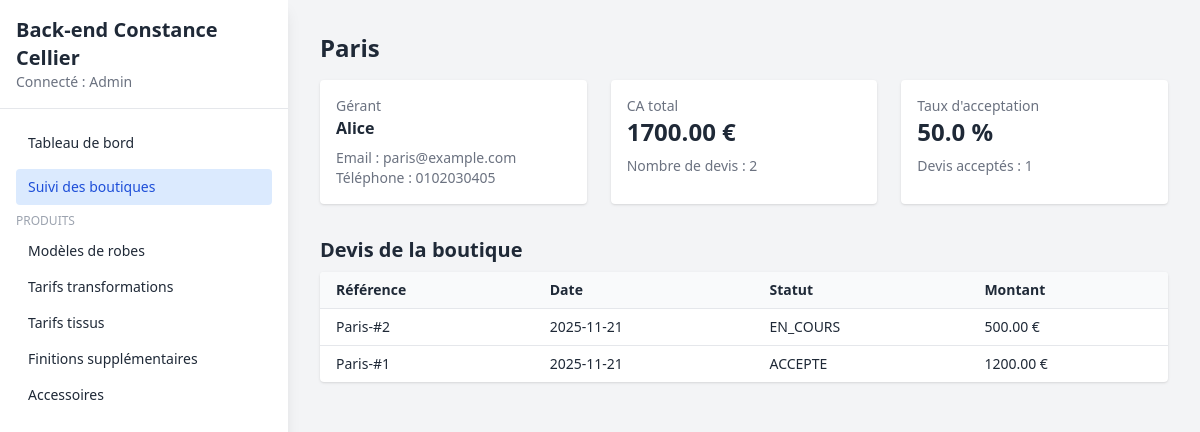
The app's page /admin/boutiques/1 (signed in) with its own data.
### app/models.py (models this page shows)
class User(Base):
    __tablename__ = "users"
    id = Column(Integer, primary_key=True, index=True)
    nom = Column(String, nullable=False)
    email = Column(String, unique=True, index=True, nullable=False)
    mot_de_passe = Column(String, nullable=False)
    type = Column(SAEnum(UserType), nullable=False, default=UserType.ADMIN)

class Boutique(Base):
    __tablename__ = "boutiques"
    id = Column(Integer, primary_key=True, index=True)
    nom = Column(String, nullable=False)
    email = Column(String, unique=True, index=True, nullable=False)
    gerant = Column(String, nullable=True)
    telephone = Column(String, nullable=True)
    adresse = Column(Text, nullable=True)
    statut = Column(SAEnum(BoutiqueStatut), nullable=False, default=BoutiqueStatut.ACTIF)
    date_creation = Column(DateTime, default=datetime.utcnow, nullable=False)
    mot_de_passe_hash = Column(String, nullable=True)  # pour futur front boutique
    doit_changer_mdp = Column(Boolean, default=True, nullable=False)
    devis = relationship("Devis", back_populates="boutique")

class Devis(Base):
    __tablename__ = "devis"
    id = Column(Integer, primary_key=True, index=True)
    boutique_id = Column(Integer, ForeignKey("boutiques.id"), nullable=False)
    numero_boutique = Column(Integer, nullable=False)
    statut = Column(SAEnum(StatutDevis), default=StatutDevis.EN_COURS, nullable=False)
    date_creation = Column(DateTime, default=datetime.utcnow, nullable=False)
    prix_total = Column(Float, default=0.0, nullable=False)
    boutique = relationship("Boutique", back_populates="devis")
    lignes = relationship("LigneDevis", back_populates="devis", cascade="all, delete-orphan")

### app/admin_routes.py (the view)
@router.get("/admin/boutiques/{boutique_id}")
def boutique_detail(
    boutique_id: int,
    request: Request,
    db: Session = Depends(get_db),
    admin: models.User = Depends(get_current_admin),
):
    boutique = db.query(models.Boutique).get(boutique_id)
    if not boutique:
        return RedirectResponse(url="/admin/boutiques", status_code=302)
    devis = (
        db.query(models.Devis)
        .filter(models.Devis.boutique_id == boutique.id)
        .order_by(models.Devis.date_creation.desc())
        .all()
    )
    total_ca = sum(d.prix_total for d in devis)
    nb_devis = len(devis)
    nb_acceptes = len([d for d in devis if d.statut == models.StatutDevis.ACCEPTE])
    taux_acceptation = (nb_acceptes / nb_devis * 100) if nb_devis else 0
    return templates.TemplateResponse(
        "admin_boutique_detail.html",
        {
            "request": request,
            "admin": admin,
            "boutique": boutique,
            "devis": devis,
            "total_ca": total_ca,
            "nb_devis": nb_devis,
            "nb_acceptes": nb_acceptes,
            "taux_acceptation": taux_acceptation,
            "page": "boutiques",
        },
    )

### app/templates/admin_boutique_detail.html (shortened to what this page needs)
{% extends "base.html" %}
{% block content %}
<h1 class="text-2xl font-bold mb-4">{{ boutique.nom }}</h1>
<div class="grid grid-cols-1 md:grid-cols-3 gap-6 mb-8">
    <div class="bg-white rounded shadow p-4">
        <p class="text-sm text-gray-500">Gérant</p>
        <p class="font-semibold">{{ boutique.gerant or '-' }}</p>
        <p class="text-sm text-gray-500 mt-2">Email : {{ boutique.email }}</p>
        <p class="text-sm text-gray-500">Téléphone : {{ boutique.telephone or '-' }}</p>
    </div>
    <div class="bg-white rounded shadow p-4">
        <p class="text-sm text-gray-500">CA total</p>
        <p class="text-2xl font-bold">{{ '%.2f'|format(total_ca) }} €</p>
        <p class="text-sm text-gray-500 mt-2">Nombre de devis : {{ nb_devis }}</p>
    </div>
    <div class="bg-white rounded shadow p-4">
        <p class="text-sm text-gray-500">Taux d'acceptation</p>
        <p class="text-2xl font-bold">{{ '%.1f'|format(taux_acceptation) }} %</p>
        <p class="text-sm text-gray-500 mt-2">Devis acceptés : {{ nb_acceptes }}</p>
    </div>
</div>
<h2 class="text-xl font-semibold mb-2">Devis de la boutique</h2>
<div class="bg-white rounded shadow overflow-hidden">
    <table class="min-w-full text-sm">
        <thead class="bg-gray-50">
        <tr>
            <th class="px-4 py-2 text-left">Référence</th>
            <th class="px-4 py-2 text-left">Date</th>
            <th class="px-4 py-2 text-left">Statut</th>
            <th class="px-4 py-2 text-left">Montant</th>
        </tr>
        </thead>
        <tbody>
        {% for d in devis %}
            <tr class="border-t">
                <td class="px-4 py-2">{{ boutique.nom }}-#{{ d.numero_boutique }}</td>
                <td class="px-4 py-2">{{ d.date_creation.strftime('%Y-%m-%d') if d.date_creation else '' }}</td>
                <td class="px-4 py-2">{{ d.statut.value }}</td>
                <td class="px-4 py-2">{{ '%.2f'|format(d.prix_total) }} €</td>
            </tr>
        {% endfor %}
        </tbody>
    </table>
</div>
{% endblock %}

### app/templates/base.html (shortened to what this page needs)
<!DOCTYPE html>
<html lang="fr">
<head>
    <script src="https://cdn.tailwindcss.com"></script>
</head>
<body class="bg-gray-100 text-gray-800">
<div class="min-h-screen flex">
    <aside class="w-72 bg-white shadow-lg">
        <div class="p-4 border-b">
            <h1 class="text-xl font-bold">Back-end Constance Cellier</h1>
            {% if admin %}
            <p class="text-sm text-gray-500">Connecté : {{ admin.nom }}</p>
            {% endif %}
        </div>
        <nav class="p-4 space-y-2 text-sm">
            <a href="/admin/dashboard" class="block px-3 py-2 rounded {{ 'bg-blue-100 text-blue-700' if page=='dashboard' else 'hover:bg-gray-100' }}">
                Tableau de bord
            </a>
            <a href="/admin/boutiques" class="block px-3 py-2 rounded {{ 'bg-blue-100 text-blue-700' if page=='boutiques' else 'hover:bg-gray-100' }}">
                Suivi des boutiques
            </a>
            <div class="mt-4">
                <p class="text-xs uppercase text-gray-400 mb-1">Produits</p>
                <a href="/admin/produits/robes" class="block px-3 py-2 rounded {{ 'bg-blue-100 text-blue-700' if sous_page=='robes' else 'hover:bg-gray-100' }}">
                    Modèles de robes
                </a>
                <a href="/admin/tarifs/transformations" class="block px-3 py-2 rounded {{ 'bg-blue-100 text-blue-700' if sous_page=='tarifs_transformations' else 'hover:bg-gray-100' }}">
                    Tarifs transformations
                </a>
                <a href="/admin/tarifs/tissus" class="block px-3 py-2 rounded {{ 'bg-blue-100 text-blue-700' if sous_page=='tarifs_tissus' else 'hover:bg-gray-100' }}">
                    Tarifs tissus
                </a>
                <a href="/admin/finitions_supplementaires" class="block px-3 py-2 rounded {{ 'bg-blue-100 text-blue-700' if sous_page=='finitions_supp' else 'hover:bg-gray-100' }}">
                    Finitions supplémentaires
                </a>
                <a href="/admin/produits/accessoires" class="block px-3 py-2 rounded {{ 'bg-blue-100 text-blue-700' if sous_page=='accessoires' else 'hover:bg-gray-100' }}">
                    Accessoires
                </a>
            </div>
        </nav>
    </aside>
    <main class="flex-1 p-8">
        {% block content %}{% endblock %}
    </main>
</div>
</body>
</html>

### records on screen
User: nom "Admin"
Boutique: nom "Paris", gerant "Alice", email "paris@example.com", telephone "0102030405"
Devis: numero_boutique "2", date_creation "2025-11-21", statut.value "EN_COURS", prix_total "500.00"
Devis: numero_boutique "1", date_creation "2025-11-21", statut.value "ACCEPTE", prix_total "1200.00"

### other values on screen
{{ '%.2f'|format(total_ca) }} "1700.00"
{{ nb_devis }} "2"
{{ '%.1f'|format(taux_acceptation) }} "50.0"
{{ nb_acceptes }} "1"
